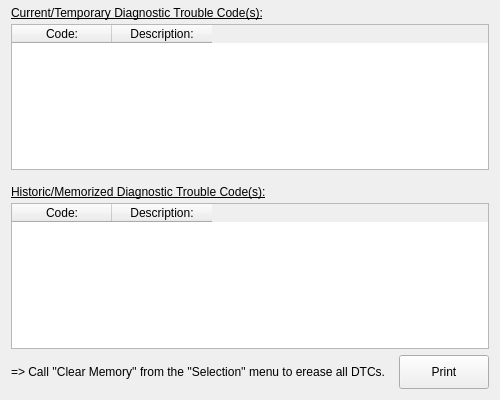
<?xml version="1.0" encoding="UTF-8"?>
<ui version="4.0">
 <class>DCcontent_twoMemories_Form</class>
 <widget class="QWidget" name="DCcontent_twoMemories_Form">
  <property name="geometry">
   <rect>
    <x>0</x>
    <y>0</y>
    <width>500</width>
    <height>400</height>
   </rect>
  </property>
  <property name="minimumSize">
   <size>
    <width>0</width>
    <height>0</height>
   </size>
  </property>
  <property name="font">
   <font>
    <family>Liberation Sans</family>
   </font>
  </property>
  <property name="windowTitle">
   <string>Diagnostic Codes</string>
  </property>
  <layout class="QVBoxLayout" name="main_verticalLayout">
   <property name="topMargin">
    <number>0</number>
   </property>
   <item>
    <layout class="QVBoxLayout" name="tables_verticalLayout">
     <property name="spacing">
      <number>4</number>
     </property>
     <property name="topMargin">
      <number>0</number>
     </property>
     <property name="bottomMargin">
      <number>0</number>
     </property>
     <item>
      <widget class="QLabel" name="currOrTempDTCsTitle_label">
       <property name="minimumSize">
        <size>
         <width>280</width>
         <height>20</height>
        </size>
       </property>
       <property name="maximumSize">
        <size>
         <width>280</width>
         <height>20</height>
        </size>
       </property>
       <property name="font">
        <font>
         <underline>true</underline>
        </font>
       </property>
       <property name="text">
        <string>Current/Temporary Diagnostic Trouble Code(s):</string>
       </property>
       <property name="alignment">
        <set>Qt::AlignBottom|Qt::AlignLeading|Qt::AlignLeft</set>
       </property>
      </widget>
     </item>
     <item>
      <widget class="QTableWidget" name="currOrTempDTCs_tableWidget">
       <property name="sizePolicy">
        <sizepolicy hsizetype="Preferred" vsizetype="Preferred">
         <horstretch>0</horstretch>
         <verstretch>0</verstretch>
        </sizepolicy>
       </property>
       <property name="minimumSize">
        <size>
         <width>0</width>
         <height>0</height>
        </size>
       </property>
       <property name="editTriggers">
        <set>QAbstractItemView::NoEditTriggers</set>
       </property>
       <property name="alternatingRowColors">
        <bool>true</bool>
       </property>
       <property name="selectionBehavior">
        <enum>QAbstractItemView::SelectRows</enum>
       </property>
       <column>
        <property name="text">
         <string>Code:</string>
        </property>
       </column>
       <column>
        <property name="text">
         <string>Description:</string>
        </property>
       </column>
      </widget>
     </item>
     <item>
      <widget class="QLabel" name="histOrMemDTCsTitle_label">
       <property name="minimumSize">
        <size>
         <width>280</width>
         <height>25</height>
        </size>
       </property>
       <property name="maximumSize">
        <size>
         <width>280</width>
         <height>25</height>
        </size>
       </property>
       <property name="font">
        <font>
         <underline>true</underline>
        </font>
       </property>
       <property name="text">
        <string>Historic/Memorized Diagnostic Trouble Code(s):</string>
       </property>
       <property name="alignment">
        <set>Qt::AlignBottom|Qt::AlignLeading|Qt::AlignLeft</set>
       </property>
      </widget>
     </item>
     <item>
      <widget class="QTableWidget" name="histOrMemDTCs_tableWidget">
       <property name="sizePolicy">
        <sizepolicy hsizetype="Preferred" vsizetype="Preferred">
         <horstretch>0</horstretch>
         <verstretch>0</verstretch>
        </sizepolicy>
       </property>
       <property name="minimumSize">
        <size>
         <width>0</width>
         <height>0</height>
        </size>
       </property>
       <property name="editTriggers">
        <set>QAbstractItemView::NoEditTriggers</set>
       </property>
       <property name="alternatingRowColors">
        <bool>true</bool>
       </property>
       <property name="selectionBehavior">
        <enum>QAbstractItemView::SelectRows</enum>
       </property>
       <column>
        <property name="text">
         <string>Code:</string>
        </property>
       </column>
       <column>
        <property name="text">
         <string>Description:</string>
        </property>
       </column>
      </widget>
     </item>
    </layout>
   </item>
   <item>
    <layout class="QHBoxLayout" name="horizontalLayout">
     <property name="bottomMargin">
      <number>0</number>
     </property>
     <item>
      <widget class="QLabel" name="DCclearingInfo_label">
       <property name="text">
        <string>=&gt; Call ''Clear Memory'' from the ''Selection'' menu to erease all DTCs.</string>
       </property>
      </widget>
     </item>
     <item>
      <widget class="QPushButton" name="printDClist_pushButton">
       <property name="minimumSize">
        <size>
         <width>90</width>
         <height>34</height>
        </size>
       </property>
       <property name="maximumSize">
        <size>
         <width>90</width>
         <height>34</height>
        </size>
       </property>
       <property name="text">
        <string>    Print    </string>
       </property>
       <property name="icon">
        <iconset resource="../resources/FreeSSM.qrc">
         <normaloff>:/icons/chrystal/32x32/fileprint.png</normaloff>:/icons/chrystal/32x32/fileprint.png</iconset>
       </property>
       <property name="iconSize">
        <size>
         <width>24</width>
         <height>24</height>
        </size>
       </property>
      </widget>
     </item>
    </layout>
   </item>
  </layout>
 </widget>
 <resources>
  <include location="../resources/FreeSSM.qrc"/>
 </resources>
 <connections/>
</ui>
